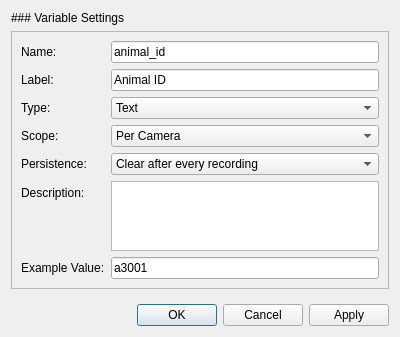
<?xml version="1.0" encoding="UTF-8"?>
<ui version="4.0">
 <class>VariableEditDialog</class>
 <widget class="QDialog" name="VariableEditDialog">
  <property name="geometry">
   <rect>
    <x>0</x>
    <y>0</y>
    <width>400</width>
    <height>337</height>
   </rect>
  </property>
  <property name="sizePolicy">
   <sizepolicy hsizetype="Preferred" vsizetype="Preferred">
    <horstretch>0</horstretch>
    <verstretch>0</verstretch>
   </sizepolicy>
  </property>
  <property name="minimumSize">
   <size>
    <width>0</width>
    <height>0</height>
   </size>
  </property>
  <property name="maximumSize">
   <size>
    <width>16777215</width>
    <height>16777215</height>
   </size>
  </property>
  <property name="windowTitle">
   <string>Configure Variable</string>
  </property>
  <property name="modal">
   <bool>false</bool>
  </property>
  <layout class="QVBoxLayout" name="verticalLayout">
   <property name="sizeConstraint">
    <enum>QLayout::SetMinAndMaxSize</enum>
   </property>
   <item>
    <widget class="QLabel" name="label">
     <property name="text">
      <string>### Variable Settings</string>
     </property>
     <property name="textFormat">
      <enum>Qt::MarkdownText</enum>
     </property>
    </widget>
   </item>
   <item>
    <widget class="QFrame" name="frm_configuration">
     <property name="frameShape">
      <enum>QFrame::StyledPanel</enum>
     </property>
     <property name="frameShadow">
      <enum>QFrame::Raised</enum>
     </property>
     <layout class="QFormLayout" name="formLayout">
      <item row="0" column="0">
       <widget class="QLabel" name="label_3">
        <property name="text">
         <string>Name:</string>
        </property>
       </widget>
      </item>
      <item row="0" column="1">
       <widget class="QLineEdit" name="txt_name">
        <property name="text">
         <string>animal_id</string>
        </property>
       </widget>
      </item>
      <item row="1" column="0">
       <widget class="QLabel" name="label_4">
        <property name="text">
         <string>Label:</string>
        </property>
       </widget>
      </item>
      <item row="1" column="1">
       <widget class="QLineEdit" name="txt_label">
        <property name="text">
         <string>Animal ID</string>
        </property>
       </widget>
      </item>
      <item row="2" column="0">
       <widget class="QLabel" name="label_2">
        <property name="text">
         <string>Type:</string>
        </property>
       </widget>
      </item>
      <item row="2" column="1">
       <widget class="QComboBox" name="dpd_variable_type">
        <item>
         <property name="text">
          <string>Text</string>
         </property>
        </item>
       </widget>
      </item>
      <item row="3" column="0">
       <widget class="QLabel" name="label_8">
        <property name="text">
         <string>Scope:</string>
        </property>
       </widget>
      </item>
      <item row="3" column="1">
       <widget class="QComboBox" name="dpd_scope">
        <item>
         <property name="text">
          <string>Per Camera</string>
         </property>
        </item>
        <item>
         <property name="text">
          <string>Per Group</string>
         </property>
        </item>
        <item>
         <property name="text">
          <string>Global</string>
         </property>
        </item>
       </widget>
      </item>
      <item row="4" column="0">
       <widget class="QLabel" name="label_6">
        <property name="text">
         <string>Persistence:</string>
        </property>
       </widget>
      </item>
      <item row="4" column="1">
       <widget class="QComboBox" name="dpd_persistence">
        <item>
         <property name="text">
          <string>Clear after every recording</string>
         </property>
        </item>
        <item>
         <property name="text">
          <string>Remember until application is closed</string>
         </property>
        </item>
        <item>
         <property name="text">
          <string>Remember forever</string>
         </property>
        </item>
       </widget>
      </item>
      <item row="5" column="0">
       <widget class="QLabel" name="label_5">
        <property name="text">
         <string>Description:</string>
        </property>
       </widget>
      </item>
      <item row="5" column="1">
       <widget class="QTextEdit" name="txt_description">
        <property name="maximumSize">
         <size>
          <width>16777215</width>
          <height>70</height>
         </size>
        </property>
       </widget>
      </item>
      <item row="6" column="0">
       <widget class="QLabel" name="label_7">
        <property name="text">
         <string>Example Value:</string>
        </property>
       </widget>
      </item>
      <item row="6" column="1">
       <widget class="QLineEdit" name="txt_example_value">
        <property name="text">
         <string>a3001</string>
        </property>
       </widget>
      </item>
     </layout>
    </widget>
   </item>
   <item>
    <spacer name="verticalSpacer">
     <property name="orientation">
      <enum>Qt::Vertical</enum>
     </property>
     <property name="sizeHint" stdset="0">
      <size>
       <width>20</width>
       <height>0</height>
      </size>
     </property>
    </spacer>
   </item>
   <item>
    <widget class="QDialogButtonBox" name="btnbox_buttons">
     <property name="orientation">
      <enum>Qt::Horizontal</enum>
     </property>
     <property name="standardButtons">
      <set>QDialogButtonBox::Apply|QDialogButtonBox::Cancel|QDialogButtonBox::Ok</set>
     </property>
    </widget>
   </item>
  </layout>
 </widget>
 <resources/>
 <connections>
  <connection>
   <sender>btnbox_buttons</sender>
   <signal>accepted()</signal>
   <receiver>VariableEditDialog</receiver>
   <slot>accept()</slot>
   <hints>
    <hint type="sourcelabel">
     <x>248</x>
     <y>254</y>
    </hint>
    <hint type="destinationlabel">
     <x>157</x>
     <y>274</y>
    </hint>
   </hints>
  </connection>
  <connection>
   <sender>btnbox_buttons</sender>
   <signal>rejected()</signal>
   <receiver>VariableEditDialog</receiver>
   <slot>reject()</slot>
   <hints>
    <hint type="sourcelabel">
     <x>316</x>
     <y>260</y>
    </hint>
    <hint type="destinationlabel">
     <x>286</x>
     <y>274</y>
    </hint>
   </hints>
  </connection>
 </connections>
</ui>
